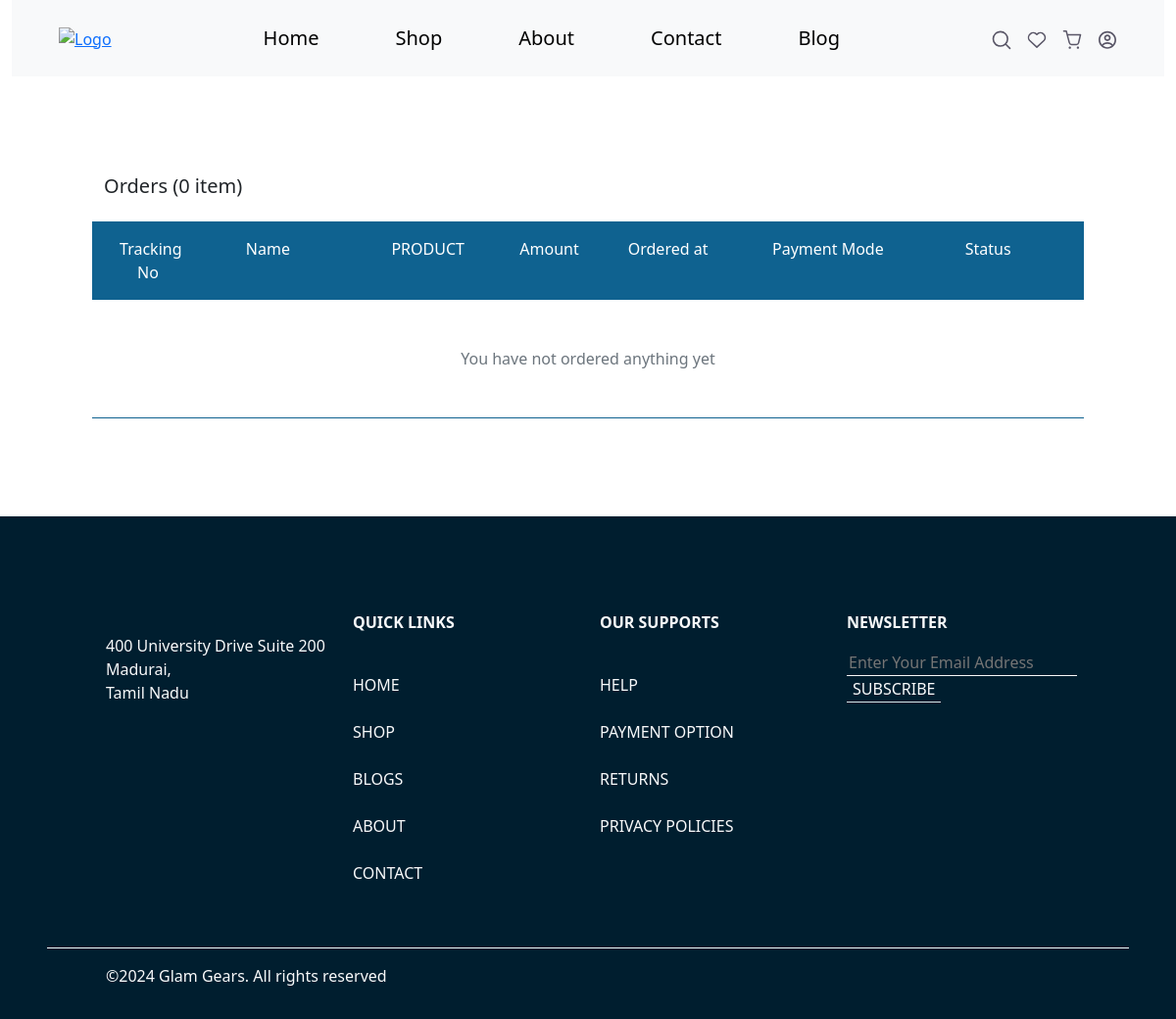
Page /orders.php (signed in) on the earlier database version.
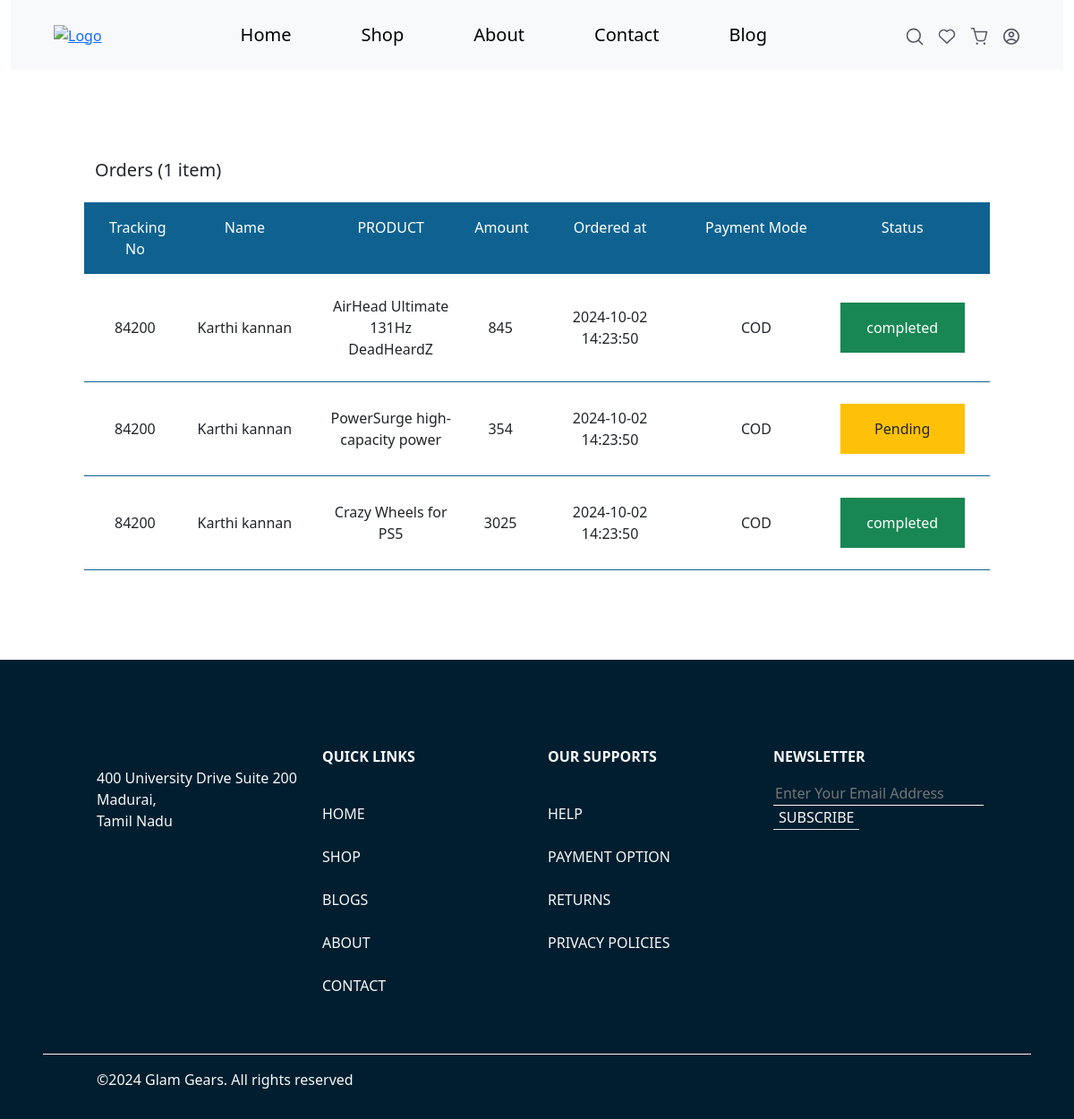
Same page on the later database version.
### tables this page shows
CREATE TABLE `order_items` (
  `order_item_id` int(11) NOT NULL,
  `product_id` int(10) NOT NULL,
  `order_id` int(10) NOT NULL,
  `quantity` int(10) NOT NULL,
  `price` int(10) NOT NULL,
  `product_name` varchar(100) NOT NULL,
  `order_status` varchar(15) NOT NULL DEFAULT 'Pending',
  `ordered_at` timestamp NOT NULL DEFAULT current_timestamp()
);

CREATE TABLE `orders` (
  `order_id` int(11) NOT NULL,
  `tracking_no` int(10) NOT NULL,
  `user_id` int(10) NOT NULL,
  `confirmation` varchar(30) NOT NULL DEFAULT 'Pending',
  `fname` varchar(100) NOT NULL,
  `lname` varchar(100) NOT NULL,
  `email` varchar(100) NOT NULL,
  `address` varchar(100) NOT NULL,
  `state` varchar(100) NOT NULL,
  `city` varchar(100) NOT NULL,
  `zipcode` int(10) NOT NULL,
  `phone` int(10) NOT NULL,
  `total_amount` int(20) NOT NULL,
  `coupon_code` varchar(20) NOT NULL,
  `payment_mode` varchar(20) NOT NULL,
  `created_at` timestamp NULL DEFAULT current_timestamp(),
  `update_at` timestamp NOT NULL DEFAULT current_timestamp() ON UPDATE current_timestamp()
);

### orders.php (the view, shortened to what this page needs)
<?php
$userId = $_SESSION['user'];
?>
<!DOCTYPE html>
<html lang="en">
<?php
include_once('./head.php');
?>
<?php
include_once('./header.php');
?>
<div class="cart-items">
    <div class="row">
        <?php
        require_once "./config.php";
        $sql = " SELECT COUNT(*) AS total_rows FROM orders   WHERE `user_id` = ?";
        $stmt = $config->prepare($sql);
        $stmt->bind_param("s", $userId);
        $stmt->execute();
        $result = $stmt->get_result();
        if ($result->num_rows > 0) {
            $row = $result->fetch_assoc();
            $totalRows = $row['total_rows'];
        }
        ?>
        <h5>Orders (<?php echo $totalRows; ?> item)</h5>
        <div class="cart-container mt-3">
            <form action="" method="post">
                <div style="background-color: #0f6290" class="row text-white p-3 fw-medium d-none d-lg-flex">
                    <div class="col-1">
                        <p class="mb-0 text-center">Tracking No</p>
                    </div>
                    <div class="col-2">
                        <p class="mb-0 text-center">Name</p>
                    </div>
                    <div class="col-2">
                        <p class="mb-0 text-center">PRODUCT</p>
                    </div>
                    <div class="col-1">
                        <p class="mb-0 text-center">Amount</p>
                    </div>
                    <div class="col-2">
                        <p class="mb-0 text-center">Ordered at</p>
                    </div>
                    <div class="col-2">
                        <p class="mb-0 text-center">Payment Mode</p>
                    </div>
                    <div class="col-2">
                        <p class="mb-0 text-center">Status</p>
                    </div>
                </div>
                <?php
                include('./config.php');
                $productSql = "SELECT *, CASE WHEN EXISTS ( SELECT 1 FROM order_items oi WHERE oi.order_id = o.order_id AND oi.order_status <> 'completed' ) THEN FALSE ELSE TRUE END AS all_items_completed FROM orders o JOIN order_items oi ON o.order_id = oi.order_id WHERE o.user_id= ? ORDER BY oi.ordered_at     DESC";
                $productStmt = $config->prepare($productSql);
                $productStmt->bind_param("i", $userId);
                $productStmt->execute();
                $productResult = $productStmt->get_result();
                if ($productResult->num_rows > 0) {
                    while ($productRow = $productResult->fetch_assoc()) {
                ?>
                        <div style="border-bottom: 1px solid #0f6290" class="row text-secondary px-3 py-4 fw-medium d-flex gap-4 gap-lg-0 align-items-center">
                            <div class="col-12 col-lg-1 d-flex d-lg-block align-items-center ">
                                <p class="mb-0 fw-medium text-dark ms-2 ms-lg-0 text-center"><?php echo $productRow['tracking_no'];  ?></p>
                            </div>
                            <div class="col-12 col-lg-2 d-flex d-lg-block align-items-center ">
                                <p class="mb-0 fw-medium text-dark ms-2 ms-lg-0 text-center"><?php echo $productRow['fname'] . ' ' . $productRow['lname'];  ?></p>
                            </div>
                            <div class="col-12 col-lg-2 d-flex d-lg-block align-items-center ">
                                <p class="mb-0 fw-medium text-dark ms-2 ms-lg-0 text-center"><?php echo $productRow['product_name'];  ?></p>
                            </div>
                            <div class="col-12 col-lg-1 d-flex d-lg-block align-items-center ">
                                <p class="mb-0 fw-medium text-dark ms-2 ms-lg-0 text-center"><?php echo $productRow['price'];  ?></p>
                            </div>
                            <div class="col-12 col-lg-2 d-flex d-lg-block align-items-center ">
                                <p class="mb-0 fw-medium text-dark ms-2 ms-lg-0 text-center"><?php echo $productRow['created_at'];  ?></p>
                            </div>
                            <div class="col-12 col-lg-2 d-flex d-lg-block align-items-center ">
                                <p class="mb-0 fw-medium text-dark ms-2 ms-lg-0 text-center"><?php echo $productRow['payment_mode'];  ?></p>
                            </div>
                            <div class="col-12 col-lg-2 d-flex d-lg-block align-items-center ">
                                <p class="mb-0 fw-medium text-dark ms-2 ms-lg-0 text-center py-lg-3 <?php if ($productRow['order_status'] == "completed") {
                                                                                                        echo "text-bg-success text-white";
                                                                                                    } else {
                                                                                                        echo "text-bg-warning";
                                                                                                    };  ?>"><?php echo $productRow['order_status'];  ?></p>
                            </div>
                        </div>
                <?php
                    }
                } else {
                    echo '<div style="border-bottom: 1px solid #0f6290" class="row text-secondary px-3 py-5 fw-medium d-flex gap-4 gap-lg-0 align-items-center ">
          <div class="col-12 text-center">You have not ordered anything yet </div>
          </div>';
                }
                ?>
        </div>
    </div>
</div>
<?php
include_once('./footer.php');
?>

### head.php (shortened to what this page needs)
<head>
    <link rel="stylesheet" href="./css/style.css" />
    <link rel="stylesheet" href="./node_modules/bootstrap-icons/font/bootstrap-icons.min.css" />
    <link rel="stylesheet" href="./node_modules/bootstrap/dist/css/bootstrap.min.css" />
    <link rel="stylesheet" href="./node_modules/bootstrap-icons/font/bootstrap-icons.min.css" />
    <link rel="stylesheet" href="./css/jquery-ui.css">
</head>

### header.php (shortened to what this page needs)
<body>
    <section class="container-fluid ">
        <header class="position-relative">
            <nav class="bg-light">
                <div class="w-full mx-auto px-1 px-md-5 px-lg-16 py-3 d-flex justify-content-between align-items-center">
                    <div class="d-flex">
                        <a href="./index.php">
                            <img src="./assets/icon/logo.svg" alt="Logo" class="img-fluid" />
                        </a>
                    </div>
                    <?php $pagename = $_SERVER['PHP_SELF']; ?>
                    <ul class="d-lg-flex align-items-center gap-3 gap-xl-5 d-none list-unstyled fs-5 mb-0">
                        <li>
                            <a href="./index.php" class="<?php if (basename($pagename) == 'index.php') {
                                                                echo 'navactive';
                                                            }  ?> link-underline nav link-underline-opacity-0 ">Home</a>
                        </li>
                        <li>
                            <a href="./shop.php" class="<?php if (basename($pagename) == 'shop.php') {
                                                            echo 'navactive';
                                                        } ?>  link-underline nav link-underline-opacity-0 ">Shop</a>
                        </li>
                        <li>
                            <a href="./about.php" class="<?php if (basename($pagename) == 'about.php') {
                                                                echo 'navactive';
                                                            }  ?>  link-underline  nav link-underline-opacity-0 ">About</a>
                        </li>
                        <li>
                            <a href="./contact.php" class="<?php if (basename($pagename) == 'contact.php') {
                                                                echo 'navactive';
                                                            } ?>  link-underline nav link-underline-opacity-0 ">Contact</a>
                        </li>
                        <li>
                            <a href="./blogs.php" class="<?php if (basename($pagename) == 'blogs.php') {
                                                                echo 'navactive';
                                                            }  ?>  link-underline nav link-underline-opacity-0 ">Blog</a>
                        </li>
                    </ul>
                    <div class="d-flex gap-3 position-relative">
                        <button id="searchBtn" class="w-100 bg-transparent border-0 p-0 ">
                            <img class="img-fluid" src="./assets/icon/Search.svg" alt="searcico" />
                        </button>
                        <a class="d-lg-block d-none w-100" href="./wishlist.php">
                            <img class="img-fluid" src="./assets/icon/Heart.svg" alt="haertico" />
                        </a>
                        <a class="d-lg-block d-none w-100" href="./cart.php">
                            <img class="img-fluid" src="./assets/icon/Shoppingcart.svg" alt="cartico" />
                        </a>
                        <button id="menuBtn" class="w-100 bg-transparent border-0 p-0">
                            <img class="img-fluid" src="./assets/icon/Avatar.svg" alt="profileico" />
                        </button>
                    </div>
                </div>
            </nav>
                </html>

### footer.php (shortened to what this page needs)
<footer class="row px-2 px-lg-5 text-light d-flex justify-content-center" style="background-color: #001e2f">
    <div class="row border-bottom border-light p-2 p-md-5 mt-5 d-flex gap-5 gap-lg-0">
        <div class="col-11 col-lg-3">
            <p>400 University Drive Suite 200 Madurai,<br>Tamil Nadu</p>
        </div>
        <div class="col-5 col-lg-3">
            <ul class="list-unstyled d-flex flex-column gap-4">
                <p class="fw-bold">QUICK LINKS</p>
                <li>
                    <a href="./index.php" class="link-light link-underline-opacity-0">HOME</a>
                </li>
                <li>
                    <a href="./shop.php" class="link-light link-underline-opacity-0">SHOP</a>
                </li>
                <li>
                    <a href="./blogs.php" class="link-light link-underline-opacity-0">BLOGS</a>
                </li>
                <li>
                    <a href="./about.php" class="link-light link-underline-opacity-0">ABOUT</a>
                </li>
                <li>
                    <a href="./contact.php" class="link-light link-underline-opacity-0">CONTACT</a>
                </li>
            </ul>
        </div>
        <div class="col-5 col-lg-3">
            <ul class="list-unstyled d-flex flex-column gap-4">
                <p class="fw-bold">OUR SUPPORTS</p>
                <li>
                    <a href="" class="link-light link-underline-opacity-0">HELP</a>
                </li>
                <li>
                    <a href="" class="link-light link-underline-opacity-0">PAYMENT OPTION</a>
                </li>
                <li>
                    <a href="" class="link-light link-underline-opacity-0">RETURNS</a>
                </li>
                <li>
                    <a href="" class="link-light link-underline-opacity-0">PRIVACY POLICIES</a>
                </li>
            </ul>
        </div>
        <div class="col-11 col-lg-3 order-2 order-lg-last">
            <p class="fw-bold">NEWSLETTER</p>
            <form class="flex flex-column flex-lg-row align-items-center" method="post" action="<?php echo $_SERVER['PHP_SELF']; ?>">
                <input placeholder="Enter Your Email Address" type="email" name="newsEmail" class="bg-transparent text-light border-bottom border-light placeholder-glow border-top-0 border-start-0 border-end-0" required />
                <button type="submit" name="subscribe" class="bg-transparent text-light border-bottom border-top-0 border-start-0 border-end-0">
                    SUBSCRIBE
                </button>
            </form>
        </div>
    </div>
    <div class="row px-5 py-3">
        <p>&copy;2024 Glam Gears. All rights reserved</p>
    </div>
</footer>
</body>
</html>

### css/style.css (style rules this page uses)
a { cursor: pointer; }
p { margin-bottom: 0%; }
button { cursor: pointer; }
.cart-items { padding: 100px 12%; }
@media only screen and (max-width: 1430px) { .cart-items { padding: 100px 8% !important; } }

### header.php (style rules this page uses)
.nav { color: #000; padding: 8px 15px; }

Differences in the rows shown:
added order_items: order.tracking_no "84200", order.fname "Karthi", order.lname "kannan", product_name "AirHead Ultimate 131Hz DeadHeardZ", price "845", order.created_at "2024-10-02 14:23:50", order.payment_mode "COD", order_status "completed"
added order_items: order.tracking_no "84200", order.fname "Karthi", order.lname "kannan", product_name "PowerSurge high-capacity power", price "354", order.created_at "2024-10-02 14:23:50", order.payment_mode "COD", order_status "Pending"
added order_items: order.tracking_no "84200", order.fname "Karthi", order.lname "kannan", product_name "Crazy Wheels for PS5", price "3025", order.created_at "2024-10-02 14:23:50", order.payment_mode "COD", order_status "completed"
Other differences:
$totalRows: "0" → "1"
text no longer shown: "You have not ordered anything yet"
